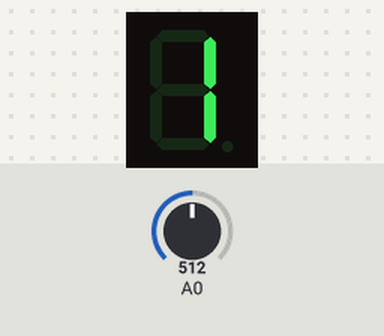
Bench run of a sketch on a simulated Arduino Uno, built with avr-gcc and run on an emulated ATmega328P. Parts: 1-digit seven-segment display. Inputs (shaded band) come from the test bench; at power-on: A0 = 512.

Above: at 1.2 s.
1.3 s: A0 set to 409
At 2.0 s:
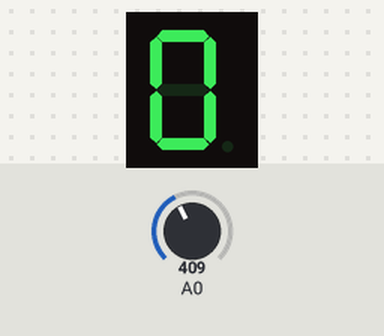
2.8 s: A0 set to 388
At 3.2 s:
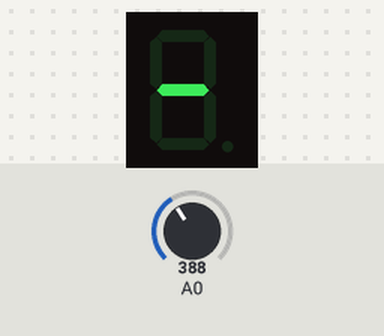
4.3 s: A0 set to 511
At 5.5 s:
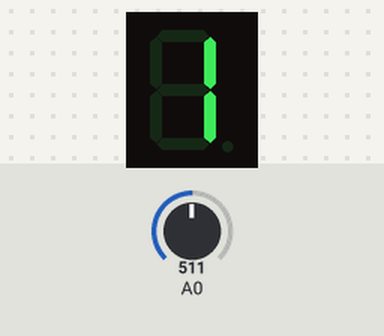
5.8 s: A0 set to 306
At 6.6 s:
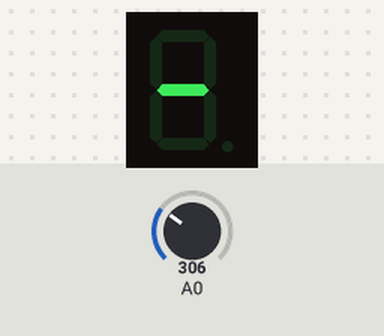
Timing chart, 0 to 8.3 s (numbered marks = the images above; inputs shaded):
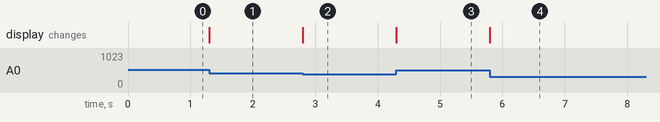

Measured:
- the behaviour switches between 401 and 400 on A0 (found by bisection; images 1 and 2)
- after the input at 1.3 s, the display: changes at once (image 1)
- after the input at 2.8 s, the display: changes at once (image 2)
- after the input at 4.3 s, the display: changes at once (image 3)
- after the input at 5.8 s, the display: changes at once (image 4)

The sketch:

UsingSevSeg.ino
```cpp
/*
 * UsingSevSeg：使用 SevSeg 数码管库和光敏电阻来驱动一个数码管显示数字
 * SevSeg Library：https://github.com/DeanIsMe/SevSeg
 */

#include "SevSeg.h"

// 实例化 7 段对象
SevSeg sevseg;

// 设置数码管位数
byte numDigits = 1;
// 定义数码管共极连接的引脚
byte digitPins[] = {3, 2, 2, 2};
// 数码管各段对应的引脚
byte segmentPins[] = {7, 6, 5, 10, 11, 8, 9, 4};
// 设定为共阳极数码管
byte hardwareConfig = COMMON_ANODE;

// 申明变量
int readValue = 0;
int showValue = 0;

void setup() {
  // 初始化数码管
  sevseg.begin(hardwareConfig, numDigits, digitPins, segmentPins);
  /* 调试光敏电阻范围用
  // 初始化串行口
  Serial.begin(9600);
  */
}

void loop() {
  // 读取光敏电阻的值
  readValue = analogRead(A0);
  /* 打印光敏电阻的值
  Serial.println(readValue);
  */
  // 将光敏电阻的值，映射到 0-9 的范围 （我用手机打灯照光敏电阻，光敏电阻范围大概在 450-900 之间）
  showValue = map(readValue, 450, 900, 0, 9);
  // 显示数码管
  sevseg.setNumber(showValue, -1);
  // 必须重复运行刷新数码管的显示
  sevseg.refreshDisplay();
}
```
